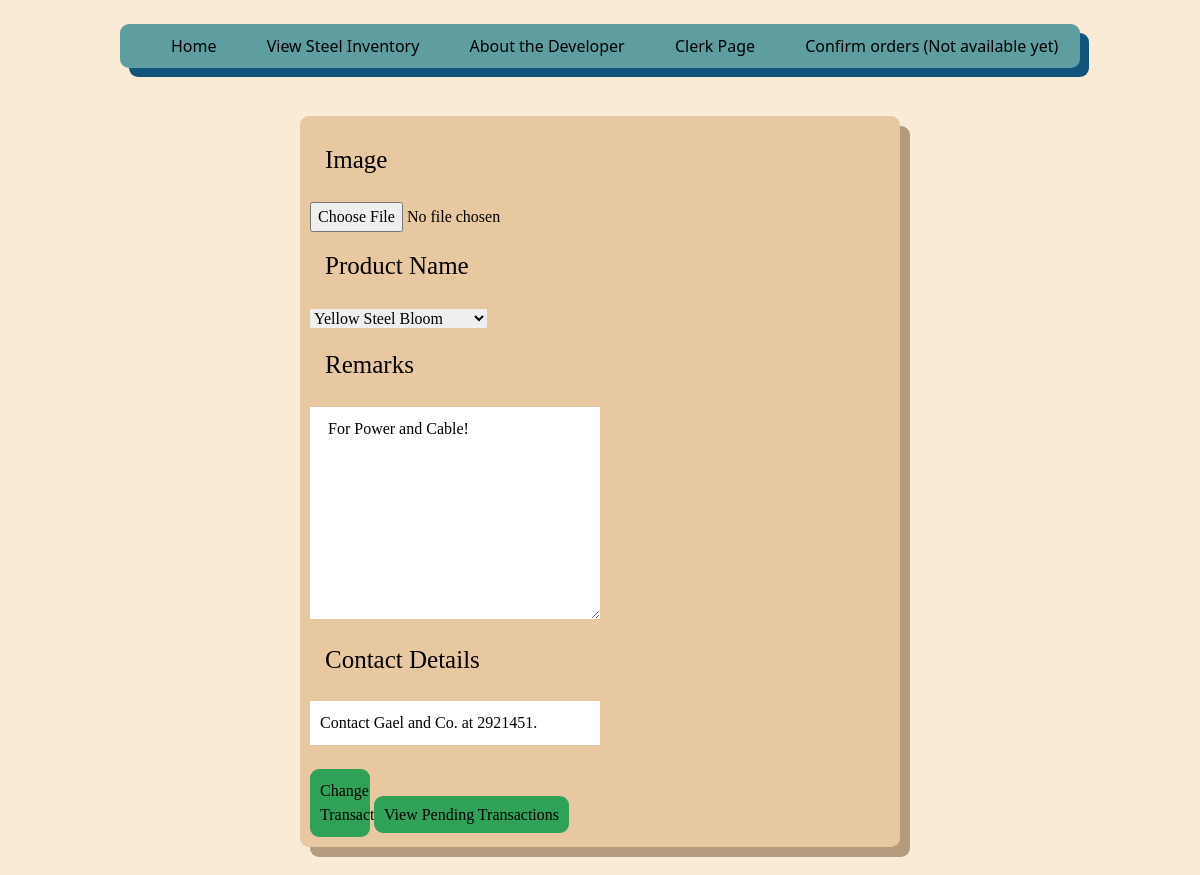
Page /editorder/6/ on the earlier database version.
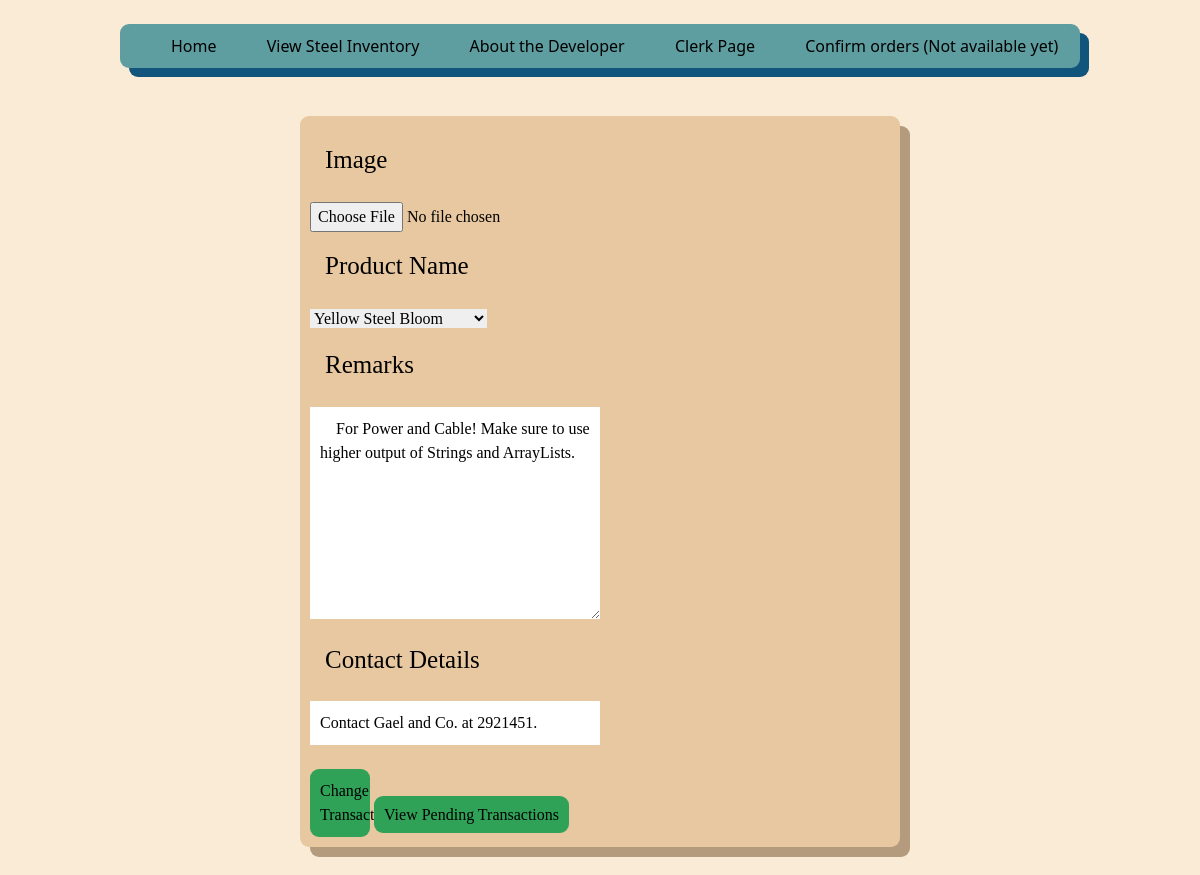
Same page on the later database version.
### Inventory/models.py (models this page shows)
class OrderedProduct(models.Model):
    Client = models.ForeignKey(Userperson, on_delete=models.CASCADE)
    Order = models.ForeignKey(Product, on_delete=models.CASCADE)
    remarks = models.CharField(max_length=200)
    quantity = models.IntegerField(default=0)
    totalcost = models.IntegerField(default=0)
    Finalorder = models.ForeignKey(FinalOrder, on_delete=models.CASCADE, default=None)
    objects = models.Manager()

class Product(models.Model): #Steels, not food
    objects = models.Manager()
    Name = models.CharField(max_length=30, unique=True)
    Image = models.ImageField(null= True, blank=True, upload_to="images/") #not have image if we dont have one, uploaded to images folder automatically
    Manufacturer = models.CharField(max_length=30)
    Length = models.CharField(max_length=20)
    Cost = models.CharField(max_length=10)
    Stock = models.BigIntegerField()
    Description = models.CharField(null=True, max_length=500)
    Contact = models.CharField(null= True, max_length=500)

### Inventory/views.py (the view)
# urls.py: path('editorder/<int:pk>/', views.ChangeTrans, name='editorder'),
def ChangeTrans(request,pk):
    condition = ""
    ChosenTrans = get_object_or_404(OrderedProduct, pk=pk)
    quant = ChosenTrans.Order.Stock
    prods = Product.objects.all()
    currentq = ChosenTrans.quantity
    currentprod = ChosenTrans.Order.Name
    stocky = []
    prody = []
    for x in range(1,quant+1):
        stocky.append(x)
    for x in prods:
        prody.append(x.Name)
    if request.method == 'POST':
        print('Authenticated!')
        print(ChosenTrans.pk)
        condition = True
        request.session['OrderedPRem'] = ChosenTrans.pk
        request.session['OrderPname'] = request.POST.get('proddrop')
        request.session['manufacturer'] = request.POST.get('Manufacturer')
        request.session['Remarks'] = request.POST.get('Description')
        if request.session['OrderPname'] == "":
            request.session['OrderPname'] = ChosenTrans.Order.Name
        return redirect('confirmorder', pk)
    else:
        condition = True
        return render(request,'Inventory/Editorder.html',{
                    'C' : condition,
                    'K' : ChosenTrans,
                    'Prod' : currentprod,
                    'A' : stocky,
                    'P' : prody,
                    'Q' : currentq
            })

### Inventory/templates/Inventory/Editorder.html (shortened to what this page needs)
{% extends 'Inventory/base.html' %}
{% load static %}
    {% block content %}
    <br><br>
    <form method="POST" action="{% url 'editorder' pk=K.pk %}">{% csrf_token %}
        <div class="container">
            <div class="Largetext"> Image </div>
            <input type="file" name="image" id="image" class="m-18" value="{{K.Image}}" accept="image/*" />
            <div class="Largetext"> Product Name </div>
            <select type="text" id="proddrop" name="proddrop" style="display:inline;">
                <option value=""> {{K.Order.Name}} </option>
            </select>
            <div class="Largetext"> Remarks </div>
            <textarea type="text" class="forminput" name="Description" id="Description" rows="8"> {{K.remarks}} </textarea>
            <div class="Largetext"> Contact Details </div>
            <input type="text" class="forminput" value="{{K.Order.Contact}}" name="Contact" id="Contact"> <br><br>
            <button class="Button" id="submit" type="submit">  Change Transaction </button> <a class="Button ml-20" href="{% url 'UnfTrans' %}"> View Pending Transactions </a> <br>
        </div>
    </form>
    <br><br>
    {% endblock %}

Differences in the rows shown:
changed OrderedProduct "Yellow Steel Bloom": Description "For Power and Cable!" → "For Power and Cable! Make sure to use higher output of Strings and ArrayLists."
